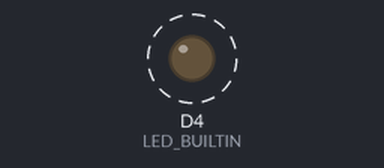
A sketch run on a simulated ESP8266 (NodeMCU). Parts: output pins drawn as LEDs (lit = HIGH, except the on-board LED, lit = LOW). Dashed ring = blinking. What the sketch prints to the serial monitor is not drawn.

Above: at 1.3 s.
Timing chart, 0 to 5.0 s (numbered marks = the images above):
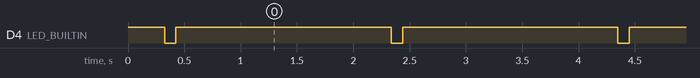

Measured:
- by itself, D4 (LED_BUILTIN): alternates HIGH for 1.9 s and LOW for 0.10 s

The sketch:

diag_v1.ino
```cpp
// diag_v1 - board bring-up diagnostic for microaqila
// Needs NOTHING wired: prints chip health once, then blinks the onboard
// LED and scans the I2C bus forever. When the OLED is wired correctly
// it will appear in the scan as 0x3C without reflashing.

#include <Wire.h>
#include "config.h"

uint32_t loopCount = 0;

void setup() {
  pinMode(LED_BUILTIN, OUTPUT);
  digitalWrite(LED_BUILTIN, HIGH);            // off (active-low)
  Serial.begin(SERIAL_BAUD);
  delay(300);
  Serial.println();
  Serial.println(F("=================================="));
  Serial.println(F("  microaqila diag_v1  (ESP8266)"));
  Serial.println(F("=================================="));
  Serial.printf("Chip ID:      0x%08X\n", ESP.getChipId());
  Serial.printf("Core ver:     %s\n", ESP.getCoreVersion().c_str());
  Serial.printf("SDK ver:      %s\n", ESP.getSdkVersion());
  Serial.printf("CPU freq:     %u MHz\n", ESP.getCpuFreqMHz());
  Serial.printf("Flash size:   %u KB (chip reports %u KB)\n",
                ESP.getFlashChipSize() / 1024, ESP.getFlashChipRealSize() / 1024);
  Serial.printf("Free heap:    %u bytes\n", ESP.getFreeHeap());
  Serial.printf("Reset reason: %s\n", ESP.getResetReason().c_str());
  Wire.begin(PIN_I2C_SDA, PIN_I2C_SCL);
  Serial.printf("I2C on SDA=D2(GPIO4) SCL=D1(GPIO5), scanning every %d ms\n\n",
                DIAG_LOOP_MS);
}

void loop() {
  digitalWrite(LED_BUILTIN, LOW);             // blink = firmware alive
  delay(100);
  digitalWrite(LED_BUILTIN, HIGH);

  Serial.printf("[%6lu] I2C: ", (unsigned long)loopCount);
  uint8_t found = 0;
  for (uint8_t addr = 1; addr < 127; addr++) {
    Wire.beginTransmission(addr);
    if (Wire.endTransmission() == 0) { Serial.printf("0x%02X ", addr); found++; }
  }
  if (!found) Serial.print("no devices (expected - nothing wired)");
  Serial.printf(" | heap=%u\n", ESP.getFreeHeap());
  loopCount++;
  delay(DIAG_LOOP_MS - 100);
}
```

config.h
```cpp
#pragma once
// ================= microaqila board configuration =================
// Board: NodeMCU ESP8266 (ESP-12F). Chip identity MEASURED with esptool
// on 2026-08-25: ESP8266EX  (bag was mislabeled "ESP32 DevKit V1").
//
// All pin assignments and tunables live in this one file.
// "Dx" names are the board silkscreen labels; GPIO numbers in comments.
//
// Pin choices deliberately avoid ESP8266 boot-strapping pins
// (D3=GPIO0, D4=GPIO2, D8=GPIO15) which glitch during boot and would
// pulse the relays on every reset.

#define SERIAL_BAUD       115200

// --- I2C bus (SSD1306 OLED, addr 0x3C expected) ---
#define PIN_I2C_SDA       D2    // GPIO4
#define PIN_I2C_SCL       D1    // GPIO5

// --- Peripherals (planned; wired later, one at a time) ---
#define PIN_DHT           D5    // GPIO14 - DHT22 data
#define PIN_RELAY_HEATER  D6    // GPIO12 - relay IN1
#define PIN_RELAY_FAN     D7    // GPIO13 - relay IN2

// --- Diagnostic timing ---
#define DIAG_LOOP_MS      2000
```
